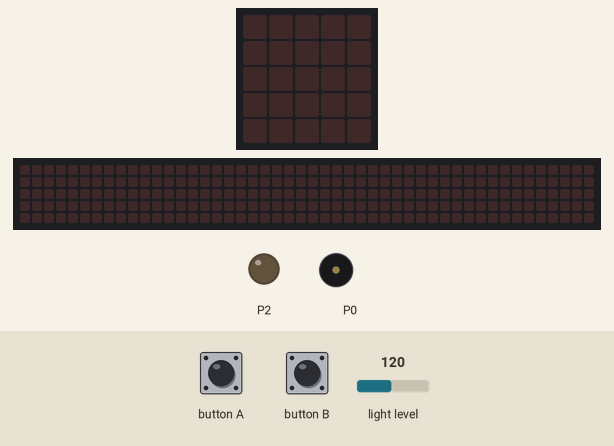
A program run on a simulated BBC micro:bit (MakeCode). On the bench: the board's 5×5 LED display, a strip that is not on the board, showing the scrolling text unrolled, output pins drawn as LEDs (lit = HIGH), buzzer (waves = sounding). Inputs (shaded band) come from the test bench; at power-on: light level 120. The 48×5 strip is a reading aid, not a part: it shows the text the display is scrolling, unrolled, one strip-width of it at a time.

Above: at 1.2 s.
1.3 s: button A pressed for 0.15 s
At 1.6 s:
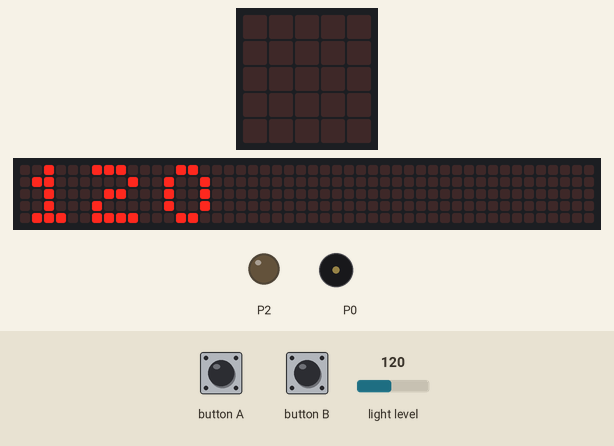
4.3 s: button B pressed for 0.15 s
At 6.2 s:
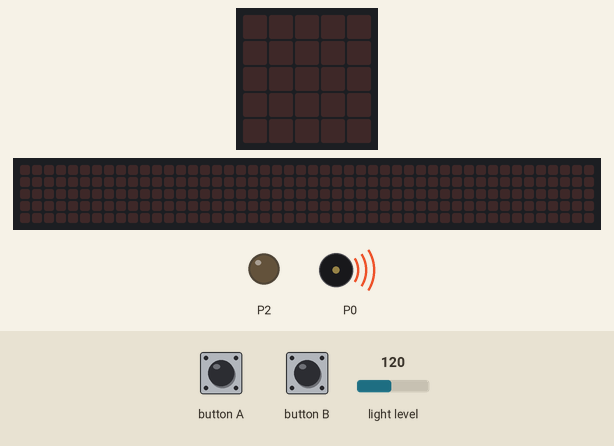
7.3 s: light level set to 250
9.9 s: button A pressed for 0.15 s
At 10.12 s:
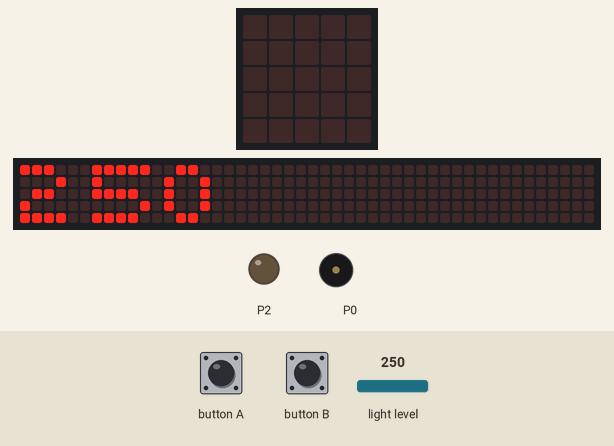
12.9 s: button B pressed for 1 s
At 19.1 s:
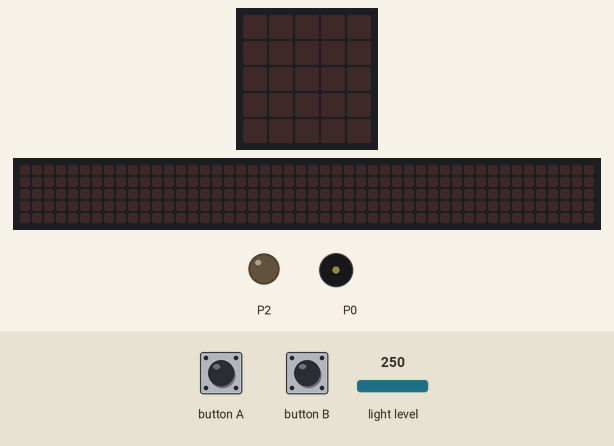
Timing chart, 0 to 19.4 s (numbered marks = the images above; inputs shaded):
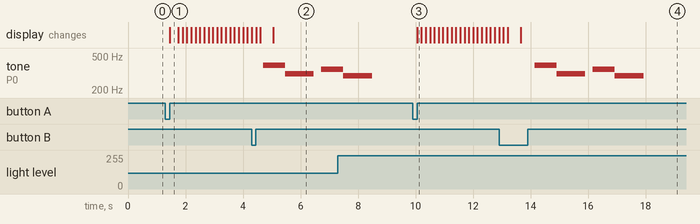

The program:

main.ts
```typescript
input.onButtonPressed(Button.A, function () {
    basic.showNumber(input.lightLevel())
})
basic.forever(function () {
    if (input.lightLevel() < 200) {
        pins.digitalWritePin(DigitalPin.P2, 180)
    } else {
        pins.digitalWritePin(DigitalPin.P2, 0)
    }
})
basic.forever(function () {
    if (input.buttonIsPressed(Button.B)) {
        music.startMelody(music.builtInMelody(Melodies.Dadadadum), MelodyOptions.Once)
    }
})
```

test.ts
```typescript
// 在此处测试；当此软件包作为插件使用时，将不会编译此软件包。
```

Measured:
- after the input at 1.3 s, the display: changes after 0.15 s (image 1)
- after the input at 4.3 s, tone on P0: silent → 392 Hz after 0.40 s, → 311 Hz 0.77 s later, → silent 1.0 s later, → 349 Hz 0.26 s later
- after the input at 9.9 s, the display: changes after 0.15 s (image 3)
- after the input at 12.9 s, tone on P0: plays 392 Hz for 0.77 s, 311 Hz for 1.0 s, 349 Hz for 0.77 s, 294 Hz for 1.0 s, starting after 1.2 s
